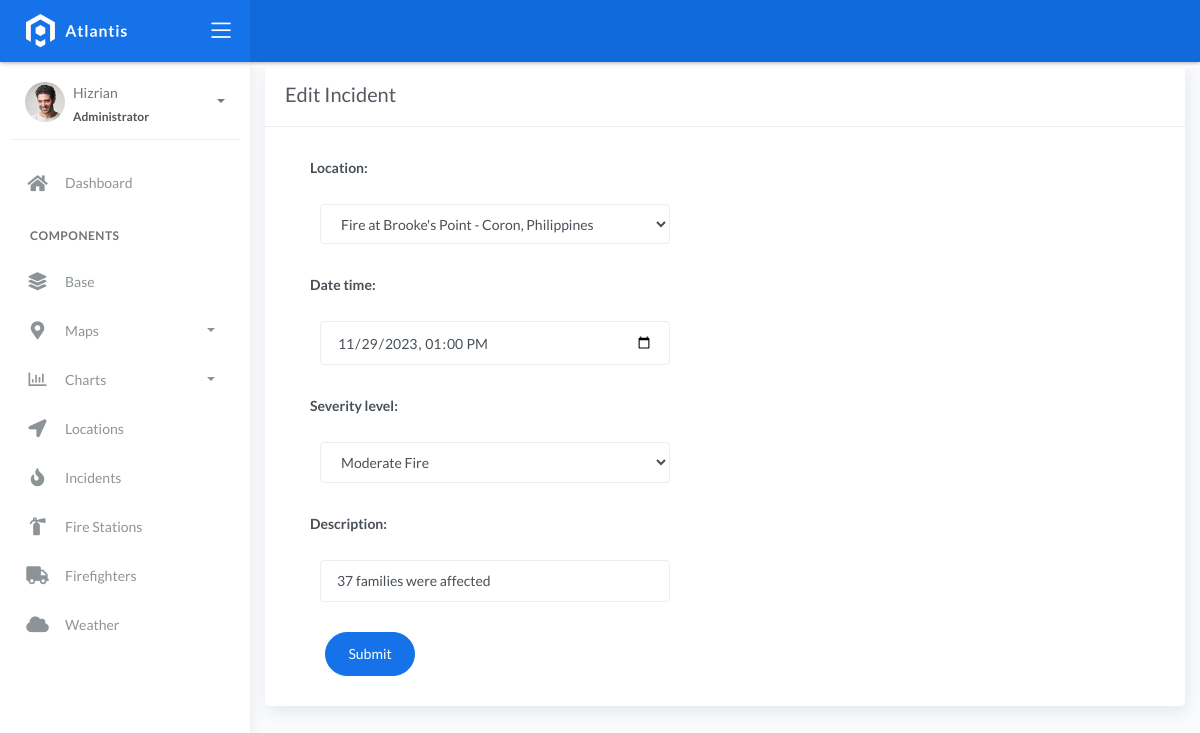
/incident_list/2, run on the app's committed database.
### fire/models.py (models this page shows)
class BaseModel(models.Model):
    created_at = models.DateTimeField(auto_now_add=True, db_index=True)
    updated_at = models.DateTimeField(auto_now=True)
    class Meta:
        abstract = True

class Incident(BaseModel):
    SEVERITY_CHOICES = (
        ('Minor Fire', 'Minor Fire'),
        ('Moderate Fire', 'Moderate Fire'),
        ('Major Fire', 'Major Fire'),
    )
    location = models.ForeignKey(Locations, on_delete=models.CASCADE)
    date_time = models.DateTimeField(blank=True, null=True)
    severity_level = models.CharField(max_length=45, choices=SEVERITY_CHOICES)
    description = models.CharField(max_length=250)

### fire/views.py (the view, shortened to what this page needs)
# urls.py: path('incident_list/<pk>', IncidentUpdateView.as_view(), name='incident-update'),
class IncidentUpdateView(UpdateView):
    model = Incident
    form_class = IncidentForm
    template_name = 'incident_edit.html'
    success_url = reverse_lazy('incident-list')

### fire/forms.py
class IncidentForm(ModelForm):
    class Meta:
        model = Incident
        fields = "__all__"
        widgets = {
            'date_time': DateTimeInput(attrs={'type': 'datetime-local'}),
        }

### fire/models.py (called while the page is built)
    def __str__(self):
            return f"{self.name} - {self.city}, {self.country}"

### templates/incident_edit.html (shortened to what this page needs)
{% extends 'base.html' %}" {% load static %} {% block content %}
<div class="content">
    <div class="container-fluid">
        <div class="row">
            <div class="col-md-12">
                <div class="card">
                    <div class="card-header">
                        <div class="card-title">Edit Incident</div>
                    </div>
                    <div class="col-md-6">
                    <div class="card-body">
                        <form class="" action="" method="post" novalidate>
                            {% csrf_token %} {% include 'includes/form.html' %}
                            <div class="form-group">
                                <div class="col-md-12 col-sm-3">
                                    <button type="submit" class="btn btn-primary btn-rounded">Submit</button>
                                </div>
                            </div>
                        </form>
                    </div>
                    </div>
                </div>
            </div>
        </div>
    </div>
</div>
{% endblock %}

### templates/includes/form.html (shortened to what this page needs)
{% load widget_tweaks %}
{% for field in form %}
<div class="field item form-group">
    <label>{{ field.label_tag }}</label>
  <div class="form-group">
    {% render_field field class="form-control" %}
  </div>
</div>
{% endfor %}

### data on the page
Incident: location "Fire at Brooke's Point - Coron, Philippines" "11/29/2023 13:00" "Moderate Fire" "37 families were affected"

### other printed values
{{ field.label_tag }} "Location:" "Date time:" "Severity level:" "Description:"
